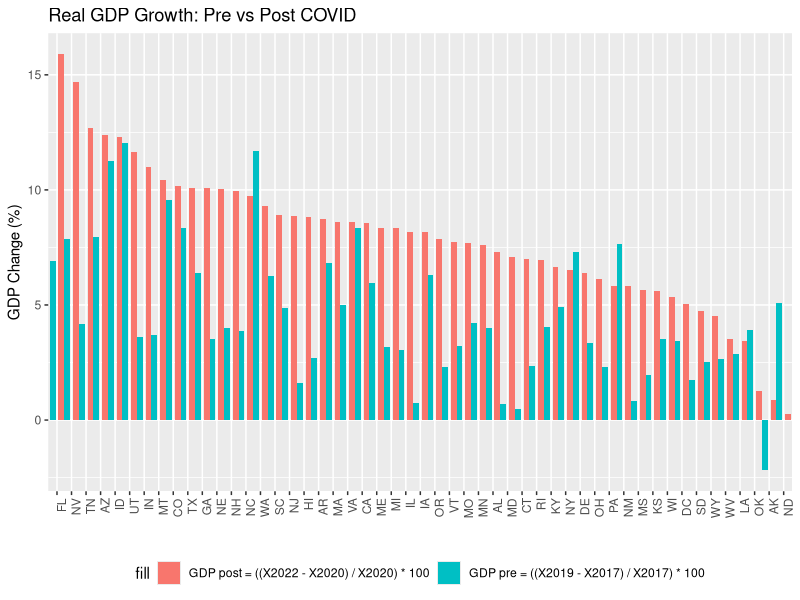
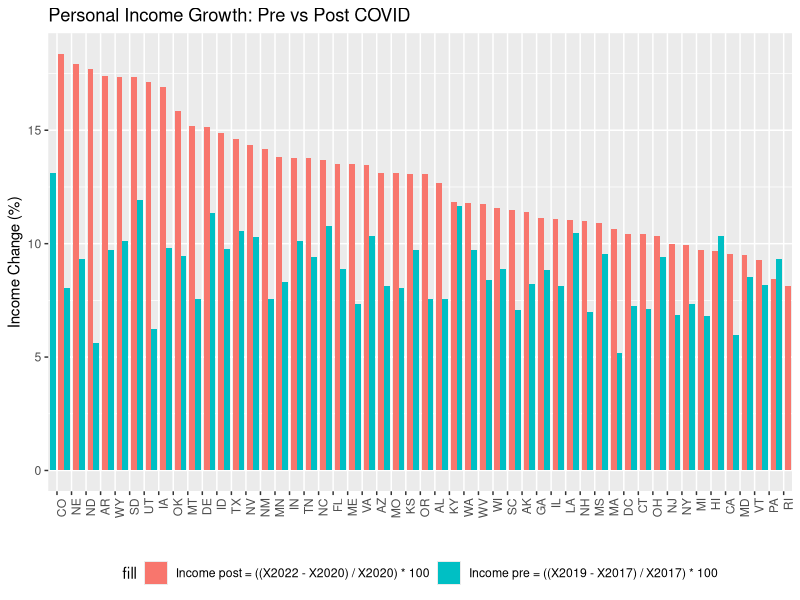
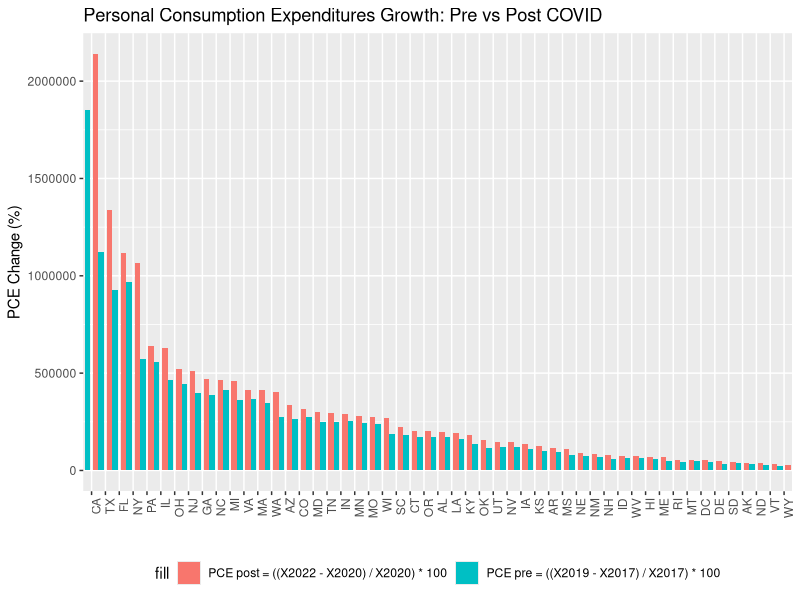
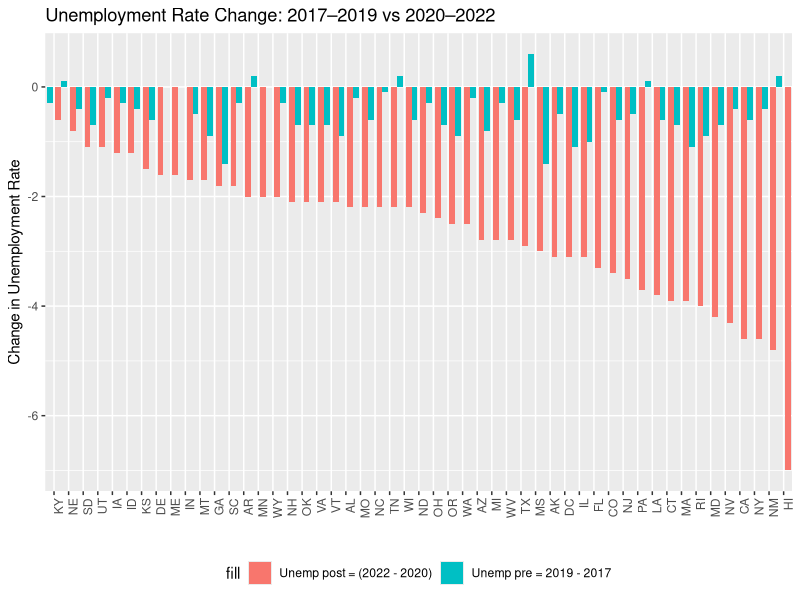
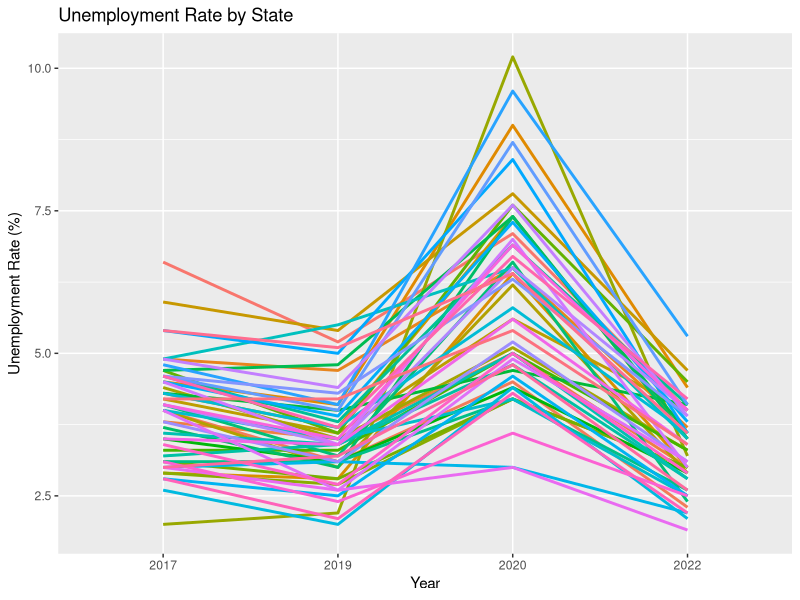
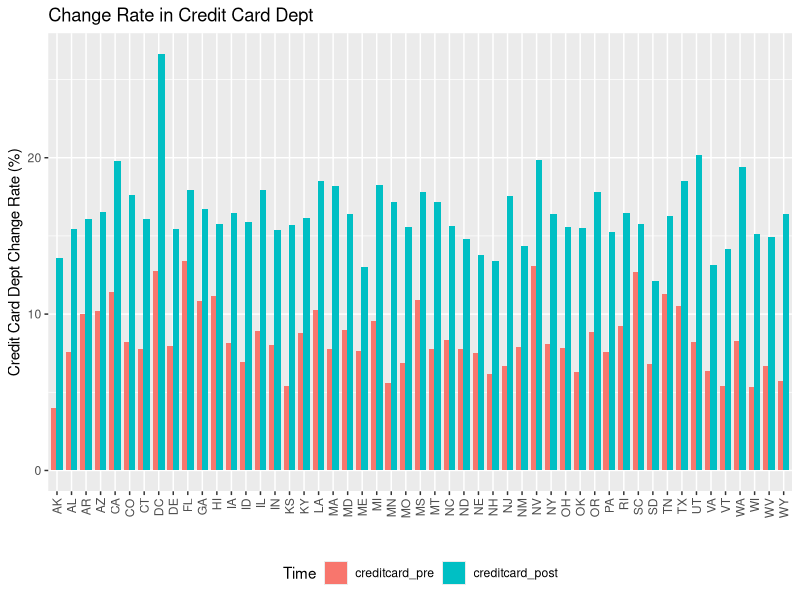
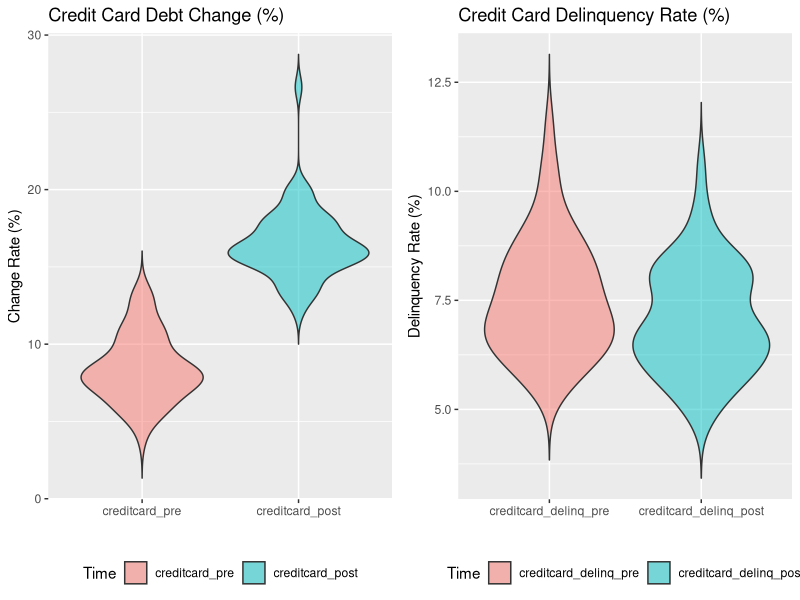
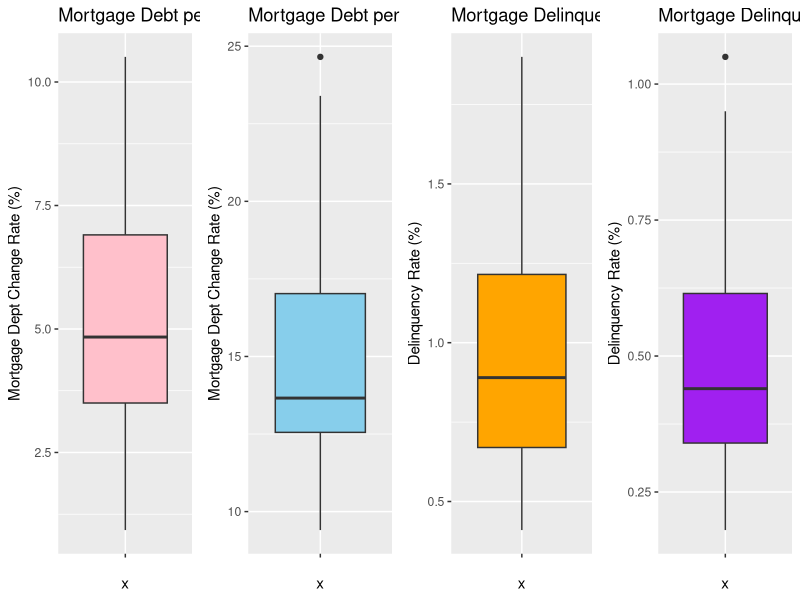

The R source for these figures, in order:
## ---- chunk 1
knitr::opts_chunk$set(echo = TRUE)
## ---- chunk 2
library(readxl)
library(dplyr)
library(tidyr)
library(stringr)
library(readr)
library(ggplot2)
library(gridExtra)
library(tibble)
## ---- chunk 3
df<- read_csv("data/data-clean/FINAL.csv")

df
## ---- chunk 4
# compare GDP
df %>% 
  select(State, gdp_pre, gdp_post) %>% 
  ggplot()+
  geom_bar(mapping = aes(x=reorder(State, -gdp_post), y=gdp_pre
                         , fill = "GDP pre = ((X2019 - X2017) / X2017) * 100")
           , stat = "identity"
           , position = position_nudge(x = -0.3)
           , width = 0.4)+
  geom_bar(mapping = aes(x=reorder(State, -gdp_post), y=gdp_post, fill ="GDP post = ((X2022 - X2020) / X2020) * 100")
           , stat = "identity"
           , position = position_nudge(x = 0.3)
           , width = 0.4)+
  labs(title = "Real GDP Growth: Pre vs Post COVID", y = "GDP Change (%)", x = "")+
  theme(axis.text.x = element_text(angle = 90, hjust = 1), legend.position = "bottom")
  
## ---- chunk 5
df %>%
  select(State, income_pre, income_post) %>%
  ggplot() +
  geom_bar(mapping = aes(x = reorder(State, -income_post)
                         , y = income_pre
                         , fill = "Income pre = ((X2019 - X2017) / X2017) * 100")
           , stat = "identity"
           , position = position_nudge(x = -0.3)
           , width = 0.4) +
  geom_bar(mapping = aes(x = reorder(State, -income_post)
                         , y = income_post
                         , fill = "Income post = ((X2022 - X2020) / X2020) * 100")
           ,stat = "identity"
           , position = position_nudge(x = 0.3)
           , width = 0.4) +
  labs(title = "Personal Income Growth: Pre vs Post COVID", y = "Income Change (%)", x = "") +
  theme(axis.text.x = element_text(angle = 90, hjust = 1), legend.position = "bottom")
## ---- chunk 6
df %>%
  select(State, pce_pre, pce_post) %>%
  ggplot() +
  geom_bar(mapping = aes(x = reorder(State, -pce_post)
                         , y = pce_pre
                         , fill = "PCE pre = ((X2019 - X2017) / X2017) * 100")
           , stat = "identity"
           , position = position_nudge(x = -0.3)
           , width = 0.4) +
  geom_bar(mapping = aes(x = reorder(State, -pce_post)
                         , y = pce_post
                         , fill = "PCE post = ((X2022 - X2020) / X2020) * 100")
           , stat = "identity"
           , position = position_nudge(x = 0.3)
           , width = 0.4) +
  labs(title = "Personal Consumption Expenditures Growth: Pre vs Post COVID",
       y = "PCE Change (%)", x = "") +
  theme(axis.text.x = element_text(angle = 90, hjust = 1), legend.position = "bottom")
## ---- chunk 7

df %>%
  select(State, unemp_pre, unemp_post) %>%
  ggplot() +
  geom_bar(aes(x = reorder(State, -unemp_post)
               , y = unemp_pre, 
               fill = "Unemp pre = 2019 - 2017")
           , stat = "identity"
           , position = position_nudge(x = -0.3)
           , width = 0.4) +
  geom_bar(aes(x = reorder(State, -unemp_post)
               , y = unemp_post
               , fill = "Unemp post = (2022 - 2020)")
           , stat = "identity"
           , position = position_nudge(x = 0.3)
           , width = 0.4) +
  labs(title = "Unemployment Rate Change: 2017–2019 vs 2020–2022", y = "Change in Unemployment Rate", x = "") +
  theme(axis.text.x = element_text(angle = 90, hjust = 1),legend.position = "bottom")

## ---- chunk 8

df_emp <- df %>%
  select(State, unemp_17, unemp_19, unemp_20, unemp_22)

#df_emp

df_long <- df_emp %>% 
  pivot_longer(cols = starts_with("unemp_"), names_to = "Year", values_to = "Unemployment") %>%
  mutate(Year = recode(Year,
                       "unemp_17" = "2017",
                       "unemp_19" = "2019",
                       "unemp_20" = "2020",
                       "unemp_22" = "2022"))

#df_long 

ggplot(df_long, aes(x = Year, y = Unemployment, group = State, color = State)) +
  geom_line(size = 1) +
  labs(title = "Unemployment Rate by State", y = "Unemployment Rate (%)", x = "Year") +
  theme(legend.position = "none")
## ---- chunk 9
credit_df <- df %>% 
  select(State, creditcard_pre, creditcard_post) %>% 
  pivot_longer(cols = c(creditcard_pre, creditcard_post),
               names_to = "Time", values_to = "Change") %>% 
  mutate(Time = factor(Time, levels = c("creditcard_pre", "creditcard_post")))

credit_df

ggplot(credit_df, aes(x = State, y = Change, fill = Time)) +
  geom_bar(stat = "identity", position = position_dodge(width = 0.7), width = 0.9) +  
  labs(title = "Change Rate in Credit Card Dept",
       y = "Credit Card Dept Change Rate (%)", x = "")+
  theme(axis.text.x = element_text(angle = 90, vjust = 0.5, hjust = 1),
        legend.position = "bottom")
## ---- chunk 10
credit_delinq_df <- df %>% 
  select(State, creditcard_delinq_pre, creditcard_delinq_post) %>% 
  pivot_longer(cols = c(creditcard_delinq_pre, creditcard_delinq_post),
               names_to = "Time", values_to = "Change") %>% 
  mutate(Time = factor(Time, levels = c("creditcard_delinq_pre", "creditcard_delinq_post")))

#credit_delinq_df

gg_debt <- ggplot(credit_df, aes(x = Time, y = Change, fill = Time)) +
  geom_violin(trim = FALSE, alpha = 0.5) +
  labs(title = "Credit Card Debt Change (%)", y = "Change Rate (%)", x = "")+
  theme(legend.position = "bottom")

#gg_debt 

gg_delinq <- ggplot(credit_delinq_df, aes(x = Time, y = Change, fill = Time)) +
  geom_violin(trim = FALSE, alpha = 0.5) +
  labs(title = "Credit Card Delinquency Rate (%)", y = "Delinquency Rate (%)", x = "")+
  theme(legend.position = "bottom")

#gg_delinq

grid.arrange(gg_debt, gg_delinq, ncol = 2)
## ---- chunk 11

#Percent Change in Mortgage Debt Balance per Capita (2017 → 2019)
qq1 <- ggplot(df, aes(x = "", y = mortgage_pre)) +
  geom_boxplot(fill = "pink") +
  labs(title = "Mortgage Debt per Capital -Pre", y = "Mortgage Dept Change Rate (%)")

# Percent Change in Mortgage Debt Balance per Capita (2020 → 2022)
qq2 <- ggplot(df, aes(x = "", y = mortgage_post)) +
  geom_boxplot(fill = "skyblue") +
  labs(title = "Mortgage Debt per Capital - Post", y = "Mortgage Dept Change Rate (%)")

qq3 <- ggplot(df, aes(x = "", y = mortgage_delinq_pre)) +
  geom_boxplot(fill = "orange") +
  labs(title = "Mortgage Delinquency - Pre", y = "Delinquency Rate (%)")

qq4 <- ggplot(df, aes(x = "", y = mortgage_delinq_post)) +
  geom_boxplot(fill = "purple") +
  labs(title = "Mortgage Delinquency - Post", y = "Delinquency Rate (%)")

grid.arrange(qq1, qq2, qq3, qq4, ncol = 4)
## ---- chunk 12
df %>%
  select(State, studentloan_delinq_pre, studentloan_delinq_post) %>%
  ggplot() +
  geom_bar(aes(x = reorder(State, -studentloan_delinq_post)
               , y = studentloan_delinq_pre
               ,fill = "Student Loan pre = Q4_2019")
           , stat = "identity"
           , position = position_nudge(x = -0.3)
           , width = 0.4) +
  geom_bar(aes(x = reorder(State, -studentloan_delinq_post)
               , y = studentloan_delinq_post
               , fill = "Student Loan post = Q4_2022")
           , stat = "identity"
           , position = position_nudge(x = 0.3)
           , width = 0.4) +
  labs(title = "Student Loan Delinquency: Pre vs Post COVID", y = "Delinquency Rate (%)", x = "") +
  theme(axis.text.x = element_text(angle = 90, hjust = 1),legend.position = "bottom")

## ---- chunk 13

student_df <- df %>% 
  select(State, studentloan_pre, studentloan_post) %>% 
  pivot_longer(cols = c(studentloan_pre, studentloan_post), names_to = "Time", values_to = "Change") %>%
  mutate(Time= ifelse(Time == "studentloan_pre", "Pre", "Post"))

#student_df

student_df$Time <- factor(student_df$Time, levels = c("Pre", "Post"))

gg_student <- ggplot(student_df, aes(x = Time, y = Change, fill = Time)) +
  geom_violin(trim = FALSE, alpha = 0.4) +
  labs(title = "Student Loan Debt Change (%)", y = "Change Rate (%)", x = "") +
  scale_fill_manual(values = c( "Pre" = "orange","Post" = "purple"))

#gg_student

#names(df)

student_df2 <- df %>% 
  select(State, studentloan_delinq_pre, studentloan_delinq_post) %>% 
  pivot_longer(cols = c(studentloan_delinq_pre, studentloan_delinq_post), names_to = "Time", values_to = "Change") %>%
  mutate(Time= ifelse(Time == "studentloan_delinq_pre", "Pre", "Post"))

#student_df2

student_df2$Time <- factor(student_df2$Time, levels = c("Pre", "Post"))

gg_student2 <- ggplot(student_df2, aes(x = Time, y = Change, fill = Time)) +
  geom_violin(trim = FALSE, alpha = 0.4) +
  labs(title = "Student Loan Debt Deliq Change (%)", y = "Change Rate (%)", x = "") +
  scale_fill_manual(values = c( "Pre" = "yellow", "Post" = "red"))

#gg_student2

grid.arrange(gg_student, gg_student2, ncol = 2)
## ---- chunk 14

## ---- chunk 15

